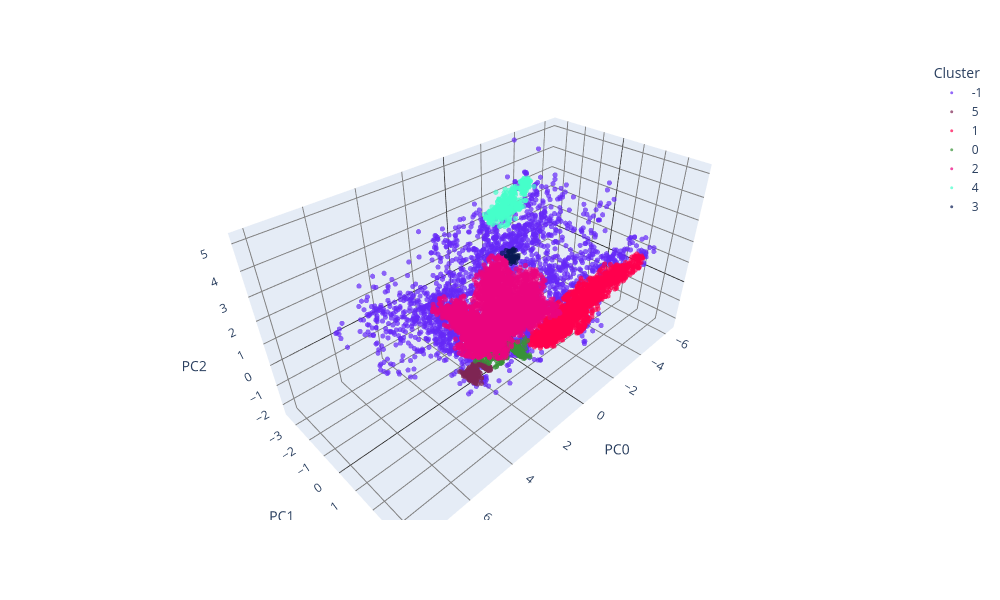

Notebook source saved alongside this figure:
### Code cell
palette = ["#6528F7", "#7E2553", "#FF004D", "#379237", "#EA047E", "#45FFCA", "#071952"]

# Plot the PCA results in 3D
fig = px.scatter_3d(
    x=pca_df['PC0'],
    y=pca_df['PC1'],
    z=pca_df['PC2'],
    color=pca_df['dbscan_cluster'].astype(str),
    color_discrete_sequence=palette,
    labels={'x': 'PC0', 'y': 'PC1', 'z': 'PC2', 'color': 'Cluster'},
    # title='3D PCA',
    width=1000,
    height=600
)

fig.update_layout(
    scene=dict(
        xaxis=dict(showgrid=True, gridcolor='grey', zeroline=True, zerolinecolor='black'),
        yaxis=dict(showgrid=True, gridcolor='grey', zeroline=True, zerolinecolor='black'),
        zaxis=dict(showgrid=True, gridcolor='grey', zeroline=True, zerolinecolor='black')
    ),
    plot_bgcolor='white',
    paper_bgcolor='white'
)

fig.update_traces(marker=dict(size=3, opacity=0.7))

fig.show()

### Figure 1 — Plotly figure (JSON) as saved in the notebook; plotly's stock layout.template omitted (floating-point values rounded to 4 significant figures; data arrays with more than 128 entries replaced by an {"elided": "..."} marker saying what was removed)
{"data": [{"hovertemplate": "Cluster=-1<br>PC0=%{x}<br>PC1=%{y}<br>PC2=%{z}<extra></extra>", "legendgroup": "-1", "marker": {"color": "#6528F7", "opacity": 0.7, "size": 3, "symbol": "circle"}, "mode": "markers", "name": "-1", "scene": "scene", "showlegend": true, "type": "scatter3d", "x": {"elided": "2165 float values"}, "y": {"elided": "2165 float values"}, "z": {"elided": "2165 float values"}}, {"hovertemplate": "Cluster=5<br>PC0=%{x}<br>PC1=%{y}<br>PC2=%{z}<extra></extra>", "legendgroup": "5", "marker": {"color": "#7E2553", "opacity": 0.7, "size": 3, "symbol": "circle"}, "mode": "markers", "name": "5", "scene": "scene", "showlegend": true, "type": "scatter3d", "x": {"elided": "546 float values"}, "y": {"elided": "546 float values"}, "z": {"elided": "546 float values"}}, {"hovertemplate": "Cluster=1<br>PC0=%{x}<br>PC1=%{y}<br>PC2=%{z}<extra></extra>", "legendgroup": "1", "marker": {"color": "#FF004D", "opacity": 0.7, "size": 3, "symbol": "circle"}, "mode": "markers", "name": "1", "scene": "scene", "showlegend": true, "type": "scatter3d", "x": {"elided": "2074 float values"}, "y": {"elided": "2074 float values"}, "z": {"elided": "2074 float values"}}, {"hovertemplate": "Cluster=0<br>PC0=%{x}<br>PC1=%{y}<br>PC2=%{z}<extra></extra>", "legendgroup": "0", "marker": {"color": "#379237", "opacity": 0.7, "size": 3, "symbol": "circle"}, "mode": "markers", "name": "0", "scene": "scene", "showlegend": true, "type": "scatter3d", "x": {"elided": "585 float values"}, "y": {"elided": "585 float values"}, "z": {"elided": "585 float values"}}, {"hovertemplate": "Cluster=2<br>PC0=%{x}<br>PC1=%{y}<br>PC2=%{z}<extra></extra>", "legendgroup": "2", "marker": {"color": "#EA047E", "opacity": 0.7, "size": 3, "symbol": "circle"}, "mode": "markers", "name": "2", "scene": "scene", "showlegend": true, "type": "scatter3d", "x": {"elided": "5211 float values"}, "y": {"elided": "5211 float values"}, "z": {"elided": "5211 float values"}}, {"hovertemplate": "Cluster=4<br>PC0=%{x}<br>PC1=%{y}<br>PC2=%{z}<extra></extra>", "legendgroup": "4", "marker": {"color": "#45FFCA", "opacity": 0.7, "size": 3, "symbol": "circle"}, "mode": "markers", "name": "4", "scene": "scene", "showlegend": true, "type": "scatter3d", "x": {"elided": "350 float values"}, "y": {"elided": "350 float values"}, "z": {"elided": "350 float values"}}, {"hovertemplate": "Cluster=3<br>PC0=%{x}<br>PC1=%{y}<br>PC2=%{z}<extra></extra>", "legendgroup": "3", "marker": {"color": "#071952", "opacity": 0.7, "size": 3, "symbol": "circle"}, "mode": "markers", "name": "3", "scene": "scene", "showlegend": true, "type": "scatter3d", "x": [-1.592, -1.571, -1.73, -1.653, -1.608, -2.04, -1.996, -1.814, -1.594, -1.683, -1.375, -2.043, -1.645, -1.908, -1.697, -1.913, -1.739, -1.924, -1.876, -1.87, -1.86, -1.831, -1.701, -1.74, -1.678, -1.67, -1.683, -1.695, -1.774, -1.996, -1.995, -1.803, -1.847, -1.881, -1.857, -1.753, -1.799, -1.788, -1.893, -1.626, -1.629, -1.682, -1.491, -1.713], "y": [-1.853, -1.66, -1.732, -1.526, -1.577, -1.57, -1.562, -1.649, -1.61, -1.361, -1.614, -1.716, -1.786, -1.639, -1.516, -1.58, -1.564, -1.462, -1.451, -1.54, -1.712, -1.515, -1.512, -1.572, -1.606, -1.64, -1.675, -1.704, -1.741, -1.808, -1.781, -1.689, -1.631, -1.614, -1.746, -1.554, -1.566, -1.58, -1.601, -1.731, -1.725, -1.766, -1.985, -1.953], "z": [1.286, 0.9903, 1.241, 1.092, 0.7454, 0.9045, 0.8687, 0.9197, 1.242, 0.8519, 1.216, 0.8165, 1.004, 0.853, 0.8506, 0.9353, 0.9009, 1.063, 0.9435, 0.9338, 1.252, 0.9788, 0.8218, 0.8409, 0.7884, 0.8047, 0.8965, 0.9724, 1.035, 1.197, 1.129, 0.904, 0.8997, 0.9884, 1.173, 0.8025, 0.9627, 1.089, 1.268, 1.273, 1.282, 1.22, 1.131, 0.9122]}], "layout": {"height": 600, "legend": {"title": {"text": "Cluster"}, "tracegroupgap": 0}, "margin": {"t": 60}, "paper_bgcolor": "white", "plot_bgcolor": "white", "scene": {"domain": {"x": [0, 1], "y": [0, 1]}, "xaxis": {"gridcolor": "grey", "showgrid": true, "title": {"text": "PC0"}, "zeroline": true, "zerolinecolor": "black"}, "yaxis": {"gridcolor": "grey", "showgrid": true, "title": {"text": "PC1"}, "zeroline": true, "zerolinecolor": "black"}, "zaxis": {"gridcolor": "grey", "showgrid": true, "title": {"text": "PC2"}, "zeroline": true, "zerolinecolor": "black"}}, "width": 1000}}
